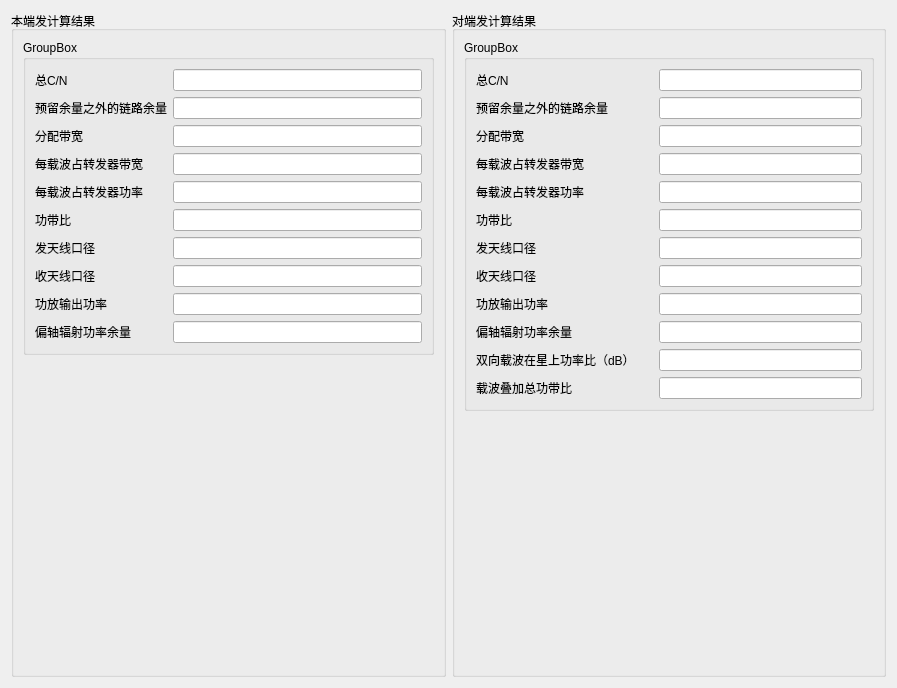
          <widget class="QWidget" name="scrollAreaWidgetContents_2">
           <property name="geometry">
            <rect>
             <x>0</x>
             <y>0</y>
             <width>897</width>
             <height>688</height>
            </rect>
           </property>
           <layout class="QHBoxLayout" name="horizontalLayout_29">
            <item>
             <widget class="QGroupBox" name="groupBox_35">
              <property name="title">
               <string>本端发计算结果</string>
              </property>
              <layout class="QVBoxLayout" name="verticalLayout_7">
               <item>
                <widget class="QGroupBox" name="groupBox_37">
                 <property name="title">
                  <string>GroupBox</string>
                 </property>
                 <layout class="QGridLayout" name="gridLayout_5">
                  <item row="7" column="0">
                   <widget class="QLabel" name="label_68">
                    <property name="text">
                     <string>收天线口径</string>
                    </property>
                   </widget>
                  </item>
                  <item row="6" column="0">
                   <widget class="QLabel" name="label_70">
                    <property name="text">
                     <string>发天线口径</string>
                    </property>
                   </widget>
                  </item>
                  <item row="8" column="0">
                   <widget class="QLabel" name="label_67">
                    <property name="text">
                     <string>功放输出功率</string>
                    </property>
                   </widget>
                  </item>
                  <item row="0" column="2">
                   <widget class="QLineEdit" name="ledit1"/>
                  </item>
                  <item row="1" column="2">
                   <widget class="QLineEdit" name="ledit2"/>
                  </item>
                  <item row="0" column="0">
                   <widget class="QLabel" name="label_5">
                    <property name="text">
                     <string>总C/N</string>
                    </property>
                   </widget>
                  </item>
                  <item row="4" column="2">
                   <widget class="QLineEdit" name="ledit5"/>
                  </item>
                  <item row="2" column="0">
                   <widget class="QLabel" name="label_65">
                    <property name="text">
                     <string>分配带宽</string>
                    </property>
                   </widget>
                  </item>
                  <item row="3" column="0">
                   <widget class="QLabel" name="label_66">
                    <property name="text">
                     <string>每载波占转发器带宽</string>
                    </property>
                   </widget>
                  </item>
                  <item row="5" column="0">
                   <widget class="QLabel" name="label_69">
                    <property name="text">
                     <string>功带比</string>
                    </property>
                   </widget>
                  </item>
                  <item row="2" column="2">
                   <widget class="QLineEdit" name="ledit3"/>
                  </item>
                  <item row="7" column="2">
                   <widget class="QLineEdit" name="ledit8"/>
                  </item>
                  <item row="4" column="0">
                   <widget class="QLabel" name="label_30">
                    <property name="text">
                     <string>每载波占转发器功率</string>
                    </property>
                   </widget>
                  </item>
                  <item row="9" column="0">
                   <widget class="QLabel" name="label_23">
                    <property name="text">
                     <string>偏轴辐射功率余量</string>
                    </property>
                   </widget>
                  </item>
                  <item row="8" column="2">
                   <widget class="QLineEdit" name="ledit9"/>
                  </item>
                  <item row="5" column="2">
                   <widget class="QLineEdit" name="ledit6"/>
                  </item>
                  <item row="6" column="2">
                   <widget class="QLineEdit" name="ledit7"/>
                  </item>
                  <item row="1" column="0">
                   <widget class="QLabel" name="label_24">
                    <property name="text">
                     <string>预留余量之外的链路余量</string>
                    </property>
                   </widget>
                  </item>
                  <item row="3" column="2">
                   <widget class="QLineEdit" name="ledit4"/>
                  </item>
                  <item row="9" column="2">
                   <widget class="QLineEdit" name="ledit10"/>
                  </item>
                 </layout>
                </widget>
               </item>
               <item>
                <spacer name="verticalSpacer_3">
                 <property name="orientation">
                  <enum>Qt::Vertical</enum>
                 </property>
                 <property name="sizeHint" stdset="0">
                  <size>
                   <width>20</width>
                   <height>40</height>
                  </size>
                 </property>
                </spacer>
               </item>
              </layout>
             </widget>
            </item>
            <item>
             <widget class="QGroupBox" name="groupBox_36">
              <property name="title">
               <string>对端发计算结果</string>
              </property>
              <layout class="QVBoxLayout" name="verticalLayout_8">
               <item>
                <widget class="QGroupBox" name="groupBox_38">
                 <property name="title">
                  <string>GroupBox</string>
                 </property>
                 <layout class="QGridLayout" name="gridLayout_7">
                  <item row="6" column="4">
                   <widget class="QLineEdit" name="ledit13"/>
                  </item>
                  <item row="7" column="4">
                   <widget class="QLineEdit" name="ledit14"/>
                  </item>
                  <item row="8" column="0" colspan="4">
                   <widget class="QLabel" name="label_74">
                    <property name="text">
                     <string>每载波占转发器功率</string>
                    </property>
                   </widget>
                  </item>
                  <item row="13" column="4">
                   <widget class="QLineEdit" name="ledit20"/>
                  </item>
                  <item row="11" column="4">
                   <widget class="QLineEdit" name="ledit18"/>
                  </item>
                  <item row="10" column="4">
                   <widget class="QLineEdit" name="ledit17"/>
                  </item>
                  <item row="12" column="0" colspan="4">
                   <widget class="QLabel" name="label_72">
                    <property name="text">
                     <string>功放输出功率</string>
                    </property>
                   </widget>
                  </item>
                  <item row="15" column="4">
                   <widget class="QLineEdit" name="ledit21"/>
                  </item>
                  <item row="9" column="4">
                   <widget class="QLineEdit" name="ledit16"/>
                  </item>
                  <item row="10" column="0" colspan="4">
                   <widget class="QLabel" name="label_78">
                    <property name="text">
                     <string>发天线口径</string>
                    </property>
                   </widget>
                  </item>
                  <item row="0" column="4">
                   <widget class="QLineEdit" name="ledit11"/>
                  </item>
                  <item row="6" column="0" colspan="4">
                   <widget class="QLabel" name="label_80">
                    <property name="text">
                     <string>分配带宽</string>
                    </property>
                   </widget>
                  </item>
                  <item row="9" column="0" colspan="4">
                   <widget class="QLabel" name="label_73">
                    <property name="text">
                     <string>功带比</string>
                    </property>
                   </widget>
                  </item>
                  <item row="3" column="0">
                   <widget class="QLabel" name="label_75">
                    <property name="text">
                     <string>预留余量之外的链路余量</string>
                    </property>
                   </widget>
                  </item>
                  <item row="3" column="4">
                   <widget class="QLineEdit" name="ledit12"/>
                  </item>
                  <item row="7" column="0" colspan="4">
                   <widget class="QLabel" name="label_79">
                    <property name="text">
                     <string>每载波占转发器带宽</string>
                    </property>
                   </widget>
                  </item>
                  <item row="11" column="0" colspan="4">
                   <widget class="QLabel" name="label_76">
                    <property name="text">
                     <string>收天线口径</string>
                    </property>
                   </widget>
                  </item>
                  <item row="15" column="0">
                   <widget class="QLabel" name="label_7">
                    <property name="text">
                     <string>双向载波在星上功率比（dB）</string>
                    </property>
                   </widget>
                  </item>
                  <item row="8" column="4">
                   <widget class="QLineEdit" name="ledit15"/>
                  </item>
                  <item row="13" column="0" colspan="4">
                   <widget class="QLabel" name="label_77">
                    <property name="text">
                     <string>偏轴辐射功率余量</string>
                    </property>
                   </widget>
                  </item>
                  <item row="0" column="0" colspan="4">
                   <widget class="QLabel" name="label_71">
                    <property name="text">
                     <string>总C/N</string>
                    </property>
                   </widget>
                  </item>
                  <item row="12" column="4">
                   <widget class="QLineEdit" name="ledit19"/>
                  </item>
                  <item row="16" column="0">
                   <widget class="QLabel" name="label_81">
                    <property name="text">
                     <string>载波叠加总功带比</string>
                    </property>
                   </widget>
                  </item>
                  <item row="16" column="4">
                   <widget class="QLineEdit" name="ledit22"/>
                  </item>
                 </layout>
                </widget>
               </item>
               <item>
                <spacer name="verticalSpacer_5">
                 <property name="orientation">
                  <enum>Qt::Vertical</enum>
                 </property>
                 <property name="sizeHint" stdset="0">
                  <size>
                   <width>20</width>
                   <height>40</height>
                  </size>
                 </property>
                </spacer>
               </item>
              </layout>
             </widget>
            </item>
           </layout>
          </widget>
